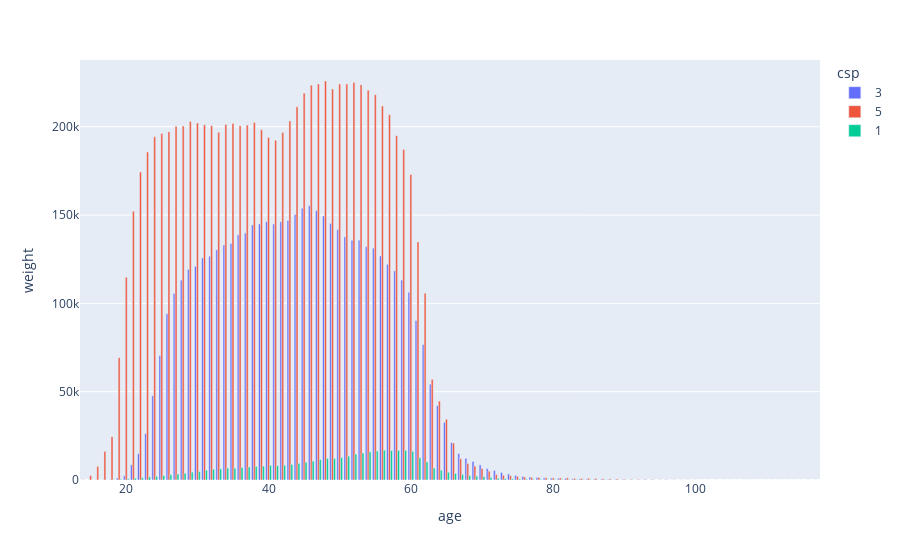

Notebook code cell kept with this figure:
### Code cell
df_age = df_census.groupby(["age", "csp"])["weight"].sum().reset_index()
df_age = df_age[df_age["csp"].isin([1, 3, 5])]
df_age["csp"] = df_age["csp"].astype(str)

px.bar(df_age, x = "age", y = "weight", color = "csp", barmode = "group")
